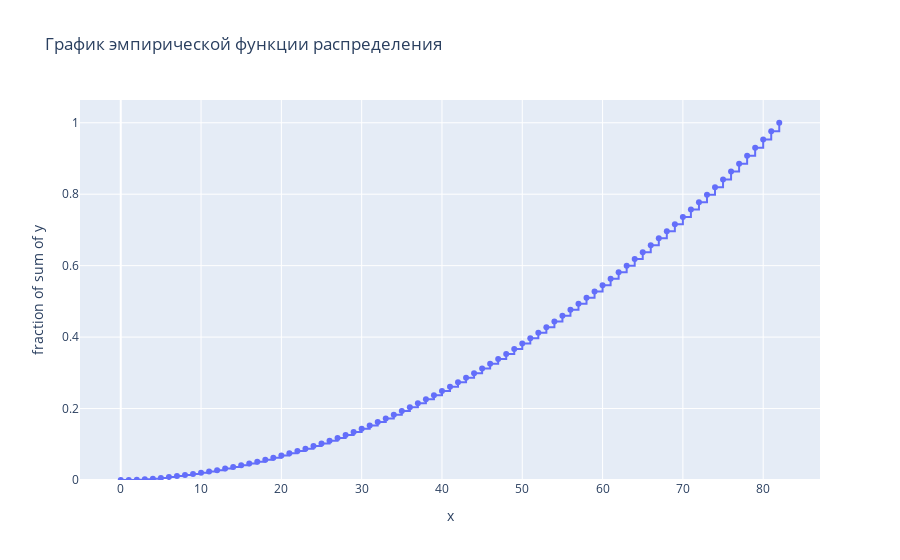

Notebook source saved alongside this figure:
### Code cell
px.ecdf(x=emp_func.columns.values.tolist(), y=emp_func.values.tolist()[0], markers=True, ecdfmode="standard",
        title='График эмпирической функции распределения')

### Figure 1 — Plotly figure (JSON) as saved in the notebook; plotly's stock layout.template omitted (floating-point values rounded to 4 significant figures)
{"data": [{"hovertemplate": "x=%{x}<br>fraction of sum of y=%{y}<extra></extra>", "legendgroup": "", "line": {"dash": "solid", "shape": "hv"}, "marker": {"color": "#636efa", "symbol": "circle"}, "mode": "markers+lines", "name": "", "orientation": "v", "showlegend": false, "type": "scatter", "x": [0, 1, 2, 3, 4, 5, 6, 7, 8, 9, 10, 11, 12, 13, 14, 15, 16, 17, 18, 19, 20, 21, 22, 23, 24, 25, 26, 27, 28, 29, 30, 31, 32, 33, 34, 35, 36, 37, 38, 39, 40, 41, 42, 43, 44, 45, 46, 47, 48, 49, 50, 51, 52, 53, 54, 55, 56, 57, 58, 59, 60, 61, 62, 63, 64, 65, 66, 67, 68, 69, 70, 71, 72, 73, 74, 75, 76, 77, 78, 79, 80, 81, 82], "xaxis": "x", "y": [0, 0.0002379, 0.0009515, 0.002141, 0.003806, 0.005947, 0.008325, 0.01094, 0.0138, 0.01689, 0.02022, 0.02379, 0.02759, 0.03187, 0.03639, 0.04115, 0.04615, 0.05138, 0.05685, 0.06256, 0.06851, 0.07469, 0.08111, 0.08777, 0.09491, 0.1023, 0.1099, 0.1177, 0.1258, 0.1344, 0.1432, 0.1525, 0.1622, 0.1722, 0.1824, 0.1929, 0.2036, 0.2146, 0.2257, 0.2372, 0.249, 0.2612, 0.2735, 0.2862, 0.299, 0.3121, 0.3254, 0.339, 0.3528, 0.367, 0.3818, 0.3968, 0.412, 0.4277, 0.4436, 0.4598, 0.4762, 0.4931, 0.5102, 0.5276, 0.5452, 0.563, 0.5814, 0.5999, 0.6187, 0.6377, 0.657, 0.6765, 0.6962, 0.7162, 0.7364, 0.7569, 0.7776, 0.7985, 0.8197, 0.8413, 0.8632, 0.8853, 0.9077, 0.9303, 0.9531, 0.9765, 1], "yaxis": "y"}], "layout": {"legend": {"tracegroupgap": 0}, "title": {"text": "График эмпирической функции распределения"}, "xaxis": {"anchor": "y", "domain": [0, 1], "title": {"text": "x"}}, "yaxis": {"anchor": "x", "domain": [0, 1], "rangemode": "tozero", "title": {"text": "fraction of sum of y"}}}}
